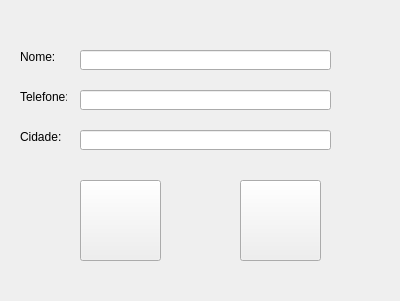
<?xml version="1.0" encoding="UTF-8"?>
<ui version="4.0">
 <class>form_dadosCliente</class>
 <widget class="QWidget" name="form_dadosCliente">
  <property name="geometry">
   <rect>
    <x>0</x>
    <y>0</y>
    <width>400</width>
    <height>301</height>
   </rect>
  </property>
  <property name="windowTitle">
   <string>Form</string>
  </property>
  <widget class="QLabel" name="lb_nome">
   <property name="geometry">
    <rect>
     <x>20</x>
     <y>50</y>
     <width>47</width>
     <height>13</height>
    </rect>
   </property>
   <property name="text">
    <string>Nome:</string>
   </property>
  </widget>
  <widget class="QLineEdit" name="txt_nome">
   <property name="geometry">
    <rect>
     <x>80</x>
     <y>50</y>
     <width>251</width>
     <height>20</height>
    </rect>
   </property>
  </widget>
  <widget class="QLabel" name="lb_telefone">
   <property name="geometry">
    <rect>
     <x>20</x>
     <y>90</y>
     <width>47</width>
     <height>13</height>
    </rect>
   </property>
   <property name="text">
    <string>Telefone:</string>
   </property>
  </widget>
  <widget class="QLineEdit" name="txt_telefone">
   <property name="geometry">
    <rect>
     <x>80</x>
     <y>90</y>
     <width>251</width>
     <height>20</height>
    </rect>
   </property>
  </widget>
  <widget class="QLabel" name="lb_cidade">
   <property name="geometry">
    <rect>
     <x>20</x>
     <y>130</y>
     <width>47</width>
     <height>13</height>
    </rect>
   </property>
   <property name="text">
    <string>Cidade:</string>
   </property>
  </widget>
  <widget class="QLineEdit" name="txt_cidade">
   <property name="geometry">
    <rect>
     <x>80</x>
     <y>130</y>
     <width>251</width>
     <height>20</height>
    </rect>
   </property>
  </widget>
  <widget class="QPushButton" name="bt_cancelar">
   <property name="geometry">
    <rect>
     <x>80</x>
     <y>180</y>
     <width>81</width>
     <height>81</height>
    </rect>
   </property>
   <property name="text">
    <string/>
   </property>
  </widget>
  <widget class="QLabel" name="label_6">
   <property name="geometry">
    <rect>
     <x>90</x>
     <y>190</y>
     <width>61</width>
     <height>51</height>
    </rect>
   </property>
   <property name="styleSheet">
    <string notr="true">image:url(:/icon_cancelar/icons/cancelar.png)</string>
   </property>
   <property name="text">
    <string/>
   </property>
  </widget>
  <widget class="QPushButton" name="bt_cadastrar">
   <property name="geometry">
    <rect>
     <x>240</x>
     <y>180</y>
     <width>81</width>
     <height>81</height>
    </rect>
   </property>
   <property name="text">
    <string/>
   </property>
  </widget>
  <widget class="QLabel" name="label_7">
   <property name="geometry">
    <rect>
     <x>250</x>
     <y>190</y>
     <width>61</width>
     <height>51</height>
    </rect>
   </property>
   <property name="styleSheet">
    <string notr="true">image:url(:/icon_cadastrar/icons/cadastrar.png)</string>
   </property>
   <property name="text">
    <string/>
   </property>
  </widget>
 </widget>
 <resources>
  <include location="icon_cancelar.qrc"/>
  <include location="icon_cadastrar.qrc"/>
 </resources>
 <connections/>
</ui>
